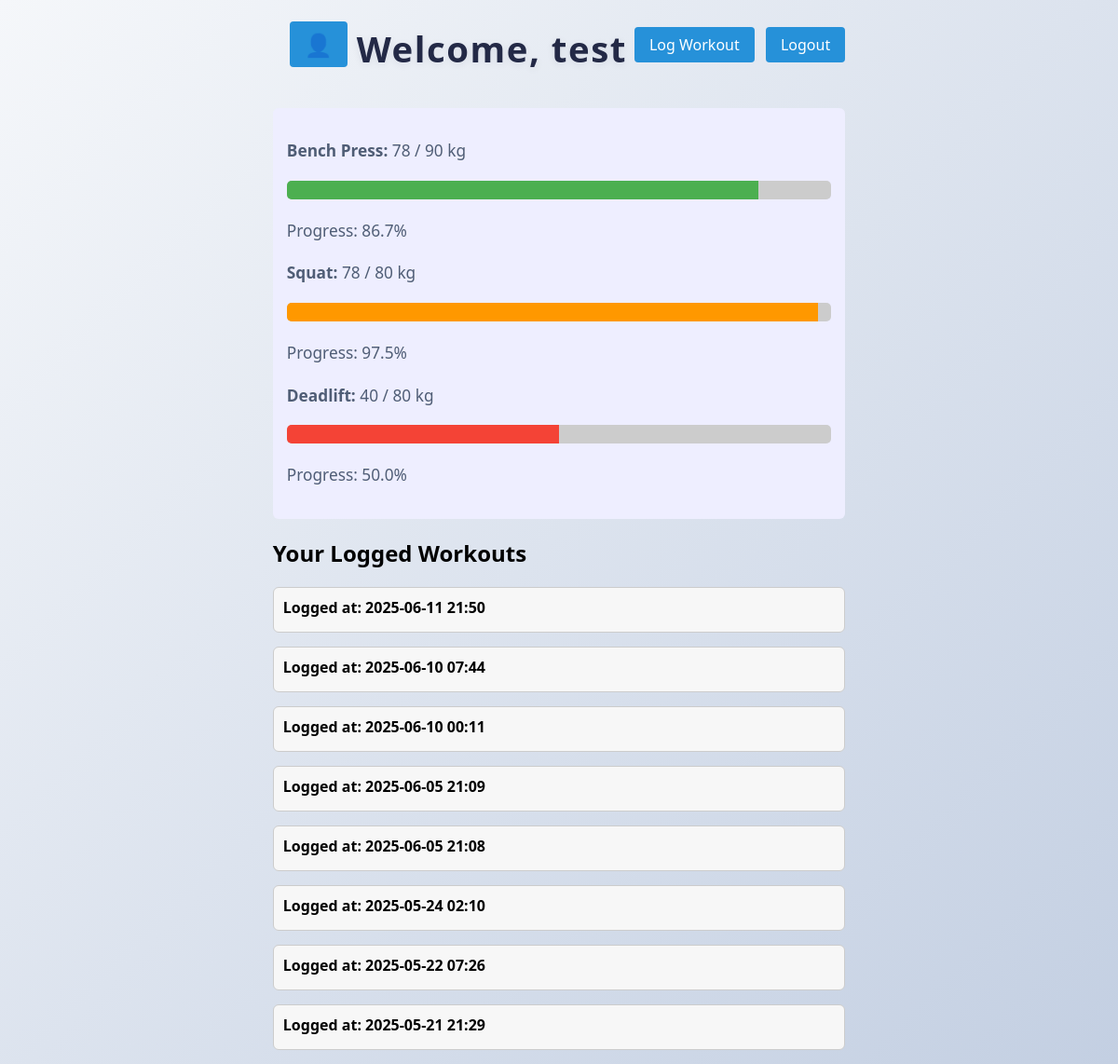
Page /home (signed in) on the earlier database version.
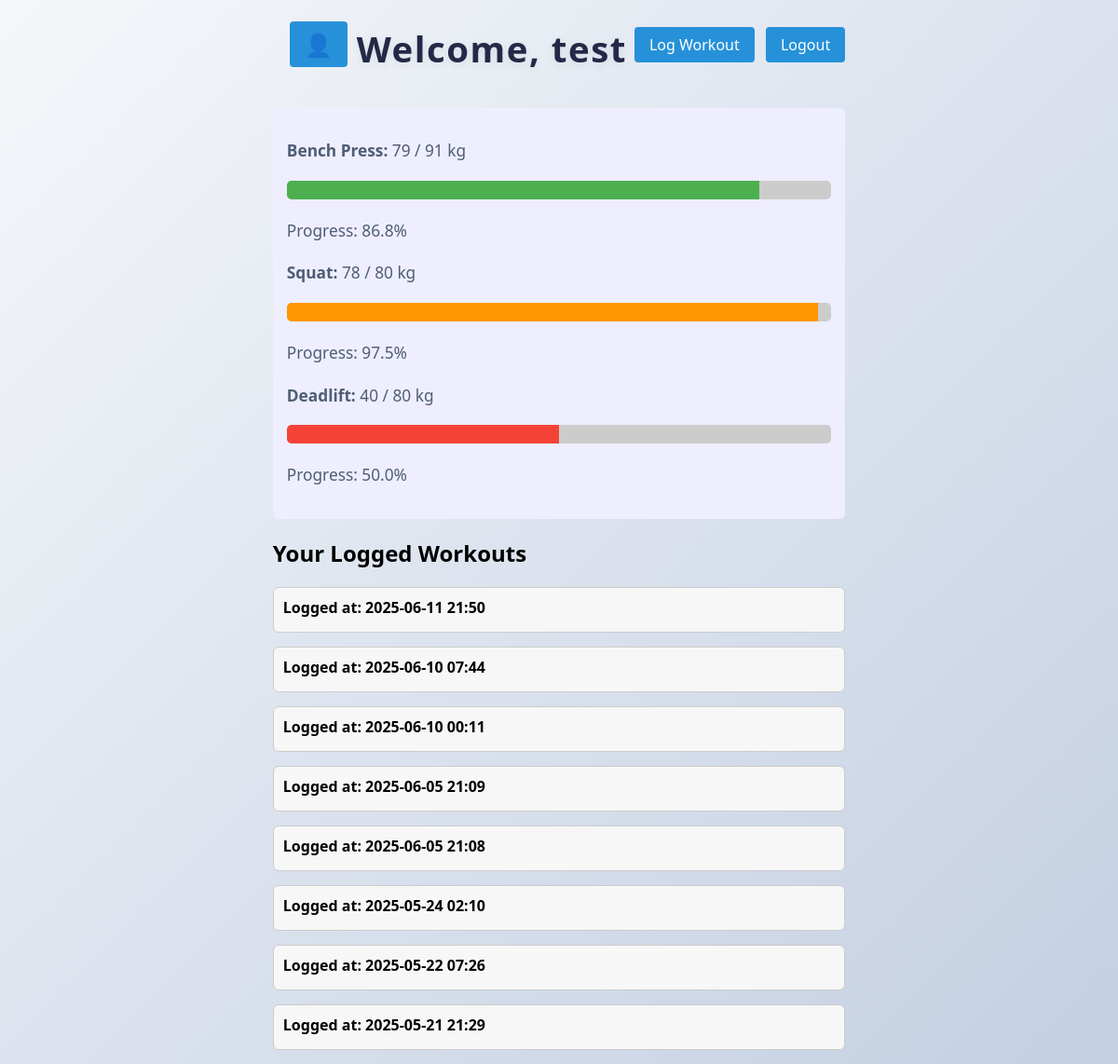
Same page on the later database version.
### workout_tracker/database_models.py (models this page shows)
class User(db.Model):
    __tablename__ = 'Users Table'
    ID = db.Column(db.Integer, primary_key=True)
    Username = db.Column(db.String, unique=True, nullable=False)
    password_hash = db.Column(db.String, nullable=False)
    Join_date = db.Column(db.String)
    instructions = db.Column(db.Text)
    description = db.Column(db.Text)
    bench_goal = db.Column(db.Integer)
    squat_goal = db.Column(db.Integer)
    deadlift_goal = db.Column(db.Integer)
    bench_current = db.Column(db.Integer)
    squat_current = db.Column(db.Integer)
    deadlift_current = db.Column(db.Integer)
    recovery_phrase = db.Column(db.Text)
    weight_updated = db.Column(db.String)

### workout_tracker/app.py (the view)
@app.route('/home')
def home():
    if 'user_id' not in session:
        return redirect(url_for('login'))
    user = User.query.get(session['user_id'])
    workouts = (
        UserExercise.query
        .filter_by(user_id=user.ID)
        .order_by(UserExercise.date_completed.desc())
        .all()
    )
    grouped = {}
    for w in workouts:
        key = w.date_completed
        grouped.setdefault(key, {"exercises": [], "meta": w})["exercises"].append(w.exercise)
    return render_template('home_page.html', user=user, grouped_workouts=grouped)

### workout_tracker/app.py (called while the page is built)
@app.template_filter('datetimeformat')
def datetimeformat(value):
    return datetime.fromtimestamp(int(value)).strftime('%Y-%m-%d %H:%M')

### Templates/home_page.html (shortened to what this page needs)
<!DOCTYPE html>
<html lang="en">
<head>
    <link rel="stylesheet" href="{{ url_for('static', filename='css/main_styles.css') }}">
</head>
<body>
<div class="center">
    <div class="top-bar">
        <div class="profile-icon">
            <a href="{{ url_for('profile_settings') }}" title="Edit Profile">👤</a>
        </div>
        <h1>Welcome, {{ user.Username }}</h1>
        <div>
            <a href="{{ url_for('log_workout') }}">Log Workout</a>
            <a href="{{ url_for('logout') }}">Logout</a>
        </div>
    </div>
    <div class="goals-info">
        {% if user.bench_current and user.bench_goal %}
            <p><strong>Bench Press:</strong> {{ user.bench_current }} / {{ user.bench_goal }} kg</p>
            {% set bench_pct = (user.bench_current / user.bench_goal * 100) %}
            <div class="progress-bar">
                <div class="progress-fill" style="width: {{ bench_pct | round(1) }}%; background: #4CAF50;"></div>
            </div>
            <p>Progress: {{ bench_pct | round(1) }}%</p>
        {% endif %}
        {% if user.squat_current and user.squat_goal %}
            <p><strong>Squat:</strong> {{ user.squat_current }} / {{ user.squat_goal }} kg</p>
            {% set squat_pct = (user.squat_current / user.squat_goal * 100) %}
            <div class="progress-bar">
                <div class="progress-fill" style="width: {{ squat_pct | round(1) }}%; background: #FF9800;"></div>
            </div>
            <p>Progress: {{ squat_pct | round(1) }}%</p>
        {% endif %}
        {% if user.deadlift_current and user.deadlift_goal %}
            <p><strong>Deadlift:</strong> {{ user.deadlift_current }} / {{ user.deadlift_goal }} kg</p>
            {% set dl_pct = (user.deadlift_current / user.deadlift_goal * 100) %}
            <div class="progress-bar">
                <div class="progress-fill" style="width: {{ dl_pct | round(1) }}%; background: #F44336;"></div>
            </div>
            <p>Progress: {{ dl_pct | round(1) }}%</p>
        {% endif %}
    </div>
    <h2>Your Logged Workouts</h2>
    {% if grouped_workouts %}
        {% for ts, block in grouped_workouts.items() %}
        <div class="workout-entry">
            <div class="workout-header" onclick="toggleDetails(this)">
                Logged at: {{ ts | datetimeformat }}
            </div>
        </div>
        {% endfor %}
    {% else %}
        <p>No workouts logged yet.</p>
    {% endif %}
</div>
</body>
</html>

Differences in the rows shown:
changed User "test": bench_current "78" → "79"; bench_goal "90" → "91"
Other differences:
{{ bench_pct | round(1) }}: "86.7" → "86.8"
